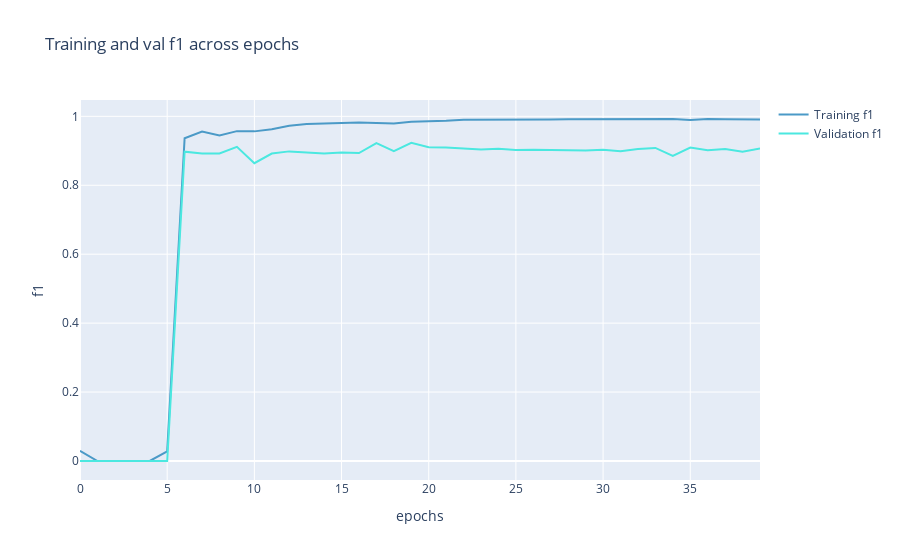

The notebook cell this image was saved under:
### Code cell
show_evolution(history_lstm, "f1")

### Figure 1 — Plotly figure (JSON) as saved in the notebook; plotly's stock layout.template omitted (floating-point values rounded to 4 significant figures)
{"data": [{"marker": {"color": "#4B9AC7"}, "mode": "lines", "name": "Training f1", "type": "scatter", "y": [0.02977, 0, 0, 0, 0, 0.02777, 0.9363, 0.9558, 0.9444, 0.9571, 0.9564, 0.9626, 0.9728, 0.9777, 0.9788, 0.982, 0.982, 0.9806, 0.979, 0.9846, 0.9857, 0.9872, 0.9904, 0.9902, 0.9907, 0.9914, 0.9895, 0.991, 0.9915, 0.9916, 0.9912, 0.9907, 0.991, 0.9911, 0.9923, 0.9897, 0.9922, 0.9913, 0.9922, 0.991]}, {"marker": {"color": "#4BE8E0"}, "mode": "lines", "name": "Validation f1", "type": "scatter", "y": [0, 0, 0, 0, 0, 0, 0.8976, 0.892, 0.8924, 0.9114, 0.864, 0.8919, 0.8983, 0.8953, 0.8921, 0.8953, 0.8936, 0.9221, 0.8992, 0.9233, 0.9105, 0.9098, 0.9069, 0.9035, 0.9062, 0.9024, 0.9031, 0.9021, 0.9003, 0.9011, 0.9033, 0.8989, 0.9055, 0.9083, 0.8849, 0.9097, 0.9019, 0.9055, 0.8972, 0.9064]}], "layout": {"title": {"text": "Training and val f1 across epochs"}, "xaxis": {"title": {"text": "epochs"}}, "yaxis": {"title": {"text": "f1"}}}}
